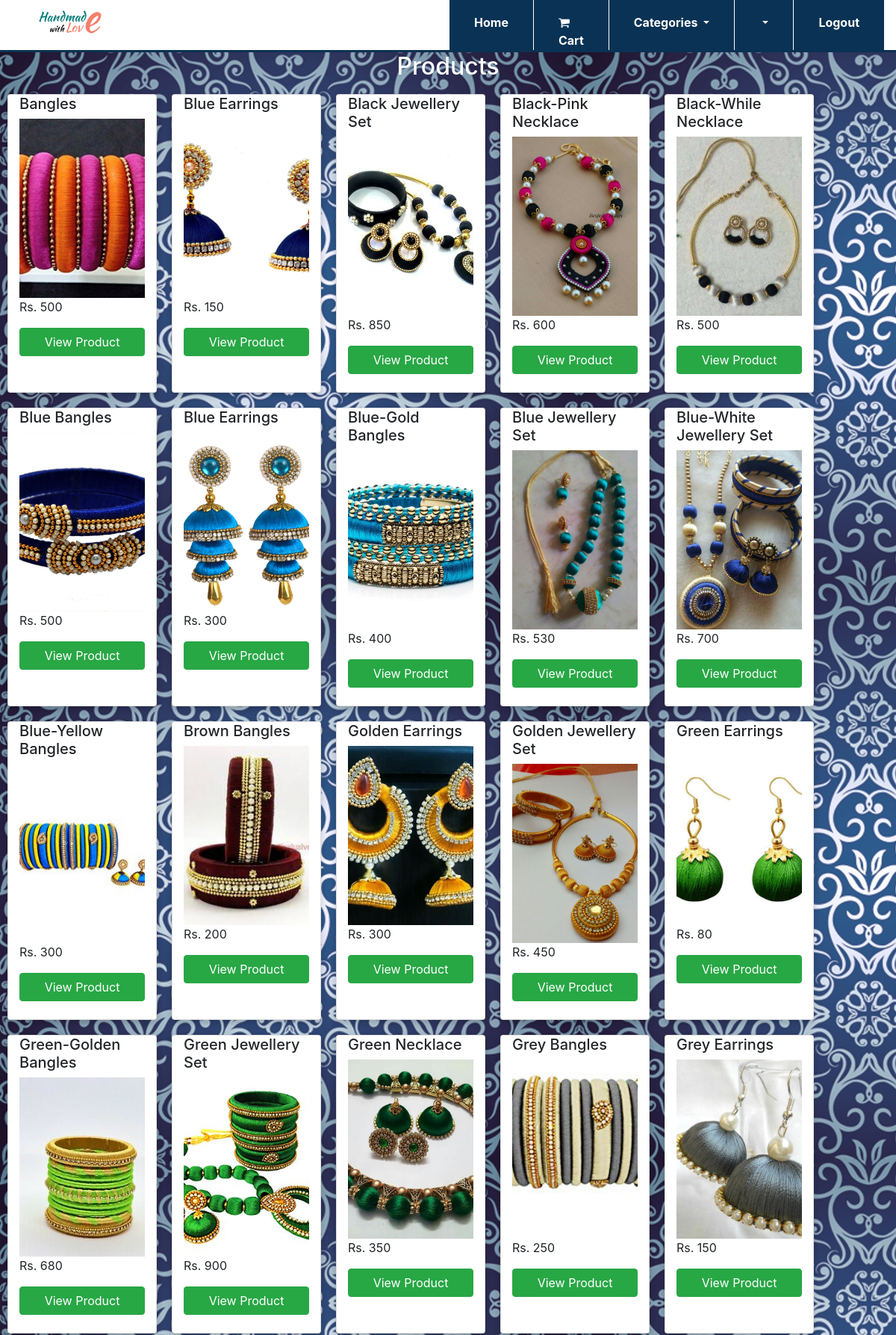
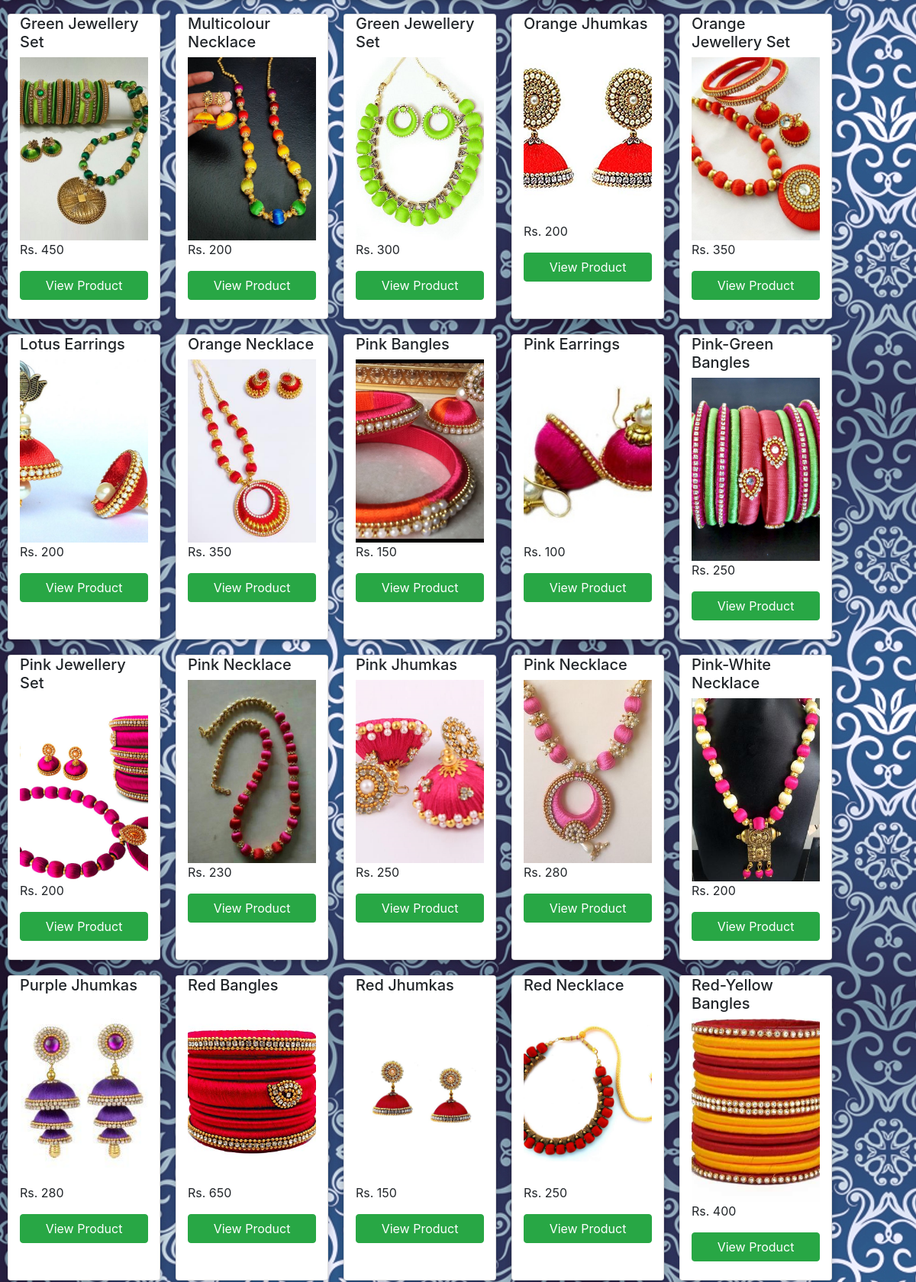
/products.php (upper part), run on the app's committed database (2 pictures, top to bottom).
### tables this page shows
CREATE TABLE `products` (
  `p_id` int(20) NOT NULL,
  `p_name` varchar(30) NOT NULL,
  `p_amount` int(20) NOT NULL,
  `type` varchar(50) NOT NULL,
  `imagepath` varchar(100) NOT NULL,
  `description` varchar(500) NOT NULL
);

### products.php (the view, shortened to what this page needs)
<?php include 'userheader1.php';?>
<?php
$uid= $_SESSION['uid'];
require_once('connection.php');
$query="select * from products";
$result=mysqli_query($con,$query);
?>
<!DOCTYPE html>
<html>
<head>
	<link rel="stylesheet" href="./bootstrap/bootstrap.min.css">
	<link rel="stylesheet" type="text/css" href="products.css">
	<link rel="stylesheet" href="https://stackpath.bootstrapcdn.com/font-awesome/4.7.0/css/font-awesome.min.css">
</head>
<body style="background-image: url('./images/img4.jpg'); z-index: 2;">
	<div class="product" style="height: 220rem;height: auto;">
		<h2 class="text-center" style="color: #fff;">Products</h2>
		<?php while($product=mysqli_fetch_assoc($result)): ?>
			<div class="card col-md-2">
				<h5><?= $product['p_name'];?></h5>
				<center><img class="card-image" src="<?= $product['imagepath'];?>" /></center>
				<p class="price">Rs. <?= $product['p_amount']; ?></p>
				<?php
				echo "<a href='displaydetails.php?uid=$uid&id=$product[p_id]'><button type='button' style='width:100%;' class='btn btn-success' name='viewproduct' id='viewproduct'>View Product</button></a>" ?>
			</div>
		<?php endwhile; ?>
	</div>
		<?php include 'footer.php';?>
</body>
</html>

### products.css (style rules this page uses)
.card { box-shadow: 0 4px 8px 0 rgba(0,0,0,0.2); transition: 0.3s; height:50vh; margin: 10px; z-index: 1; float: left; }
.card-image { height: 30vh; width: 40vw; width: 100%; display: block; object-fit: cover; }
.product { margin-bottom: 120px; }

### data on the page
products: p_name "Bangles", imagepath (picture), p_amount "500"
products: p_name "Blue Earrings", imagepath (picture), p_amount "150"
products: p_name "Black Jewellery Set", imagepath (picture), p_amount "850"
products: p_name "Black-Pink Necklace", imagepath (picture), p_amount "600"
products: p_name "Black-While Necklace", imagepath (picture), p_amount "500"
products: p_name "Blue Bangles", imagepath (picture), p_amount "500"
products: p_name "Blue Earrings", imagepath (picture), p_amount "300"
products: p_name "Blue-Gold Bangles", imagepath (picture), p_amount "400"
products: p_name "Blue Jewellery Set", imagepath (picture), p_amount "530"
products: p_name "Blue-White Jewellery Set", imagepath (picture), p_amount "700"
products: p_name "Blue-Yellow Bangles", imagepath (picture), p_amount "300"
products: p_name "Brown Bangles", imagepath (picture), p_amount "200"
products: p_name "Golden Earrings", imagepath (picture), p_amount "300"
products: p_name "Golden Jewellery Set", imagepath (picture), p_amount "450"
products: p_name "Green Earrings", imagepath (picture), p_amount "80"
products: p_name "Green-Golden Bangles", imagepath (picture), p_amount "680"
products: p_name "Green Jewellery Set", imagepath (picture), p_amount "900"
products: p_name "Green Necklace", imagepath (picture), p_amount "350"
products: p_name "Grey Bangles", imagepath (picture), p_amount "250"
products: p_name "Grey Earrings", imagepath (picture), p_amount "150"
products: p_name "Green Jewellery Set", imagepath (picture), p_amount "450"
products: p_name "Multicolour Necklace", imagepath (picture), p_amount "200"
products: p_name "Green Jewellery Set", imagepath (picture), p_amount "300"
products: p_name "Orange Jhumkas", imagepath (picture), p_amount "200"
products: p_name "Orange Jewellery Set", imagepath (picture), p_amount "350"
products: p_name "Lotus Earrings", imagepath (picture), p_amount "200"
products: p_name "Orange Necklace", imagepath (picture), p_amount "350"
products: p_name "Pink Bangles", imagepath (picture), p_amount "150"
products: p_name "Pink Earrings", imagepath (picture), p_amount "100"
products: p_name "Pink-Green Bangles", imagepath (picture), p_amount "250"
products: p_name "Pink Jewellery Set", imagepath (picture), p_amount "200"
products: p_name "Pink Necklace", imagepath (picture), p_amount "230"
products: p_name "Pink Jhumkas", imagepath (picture), p_amount "250"
products: p_name "Pink Necklace", imagepath (picture), p_amount "280"
products: p_name "Pink-White Necklace", imagepath (picture), p_amount "200"
products: p_name "Purple Jhumkas", imagepath (picture), p_amount "280"
products: p_name "Red Bangles", imagepath (picture), p_amount "650"
products: p_name "Red Jhumkas", imagepath (picture), p_amount "150"
products: p_name "Red Necklace", imagepath (picture), p_amount "250"
products: p_name "Red-Yellow Bangles", imagepath (picture), p_amount "400"
